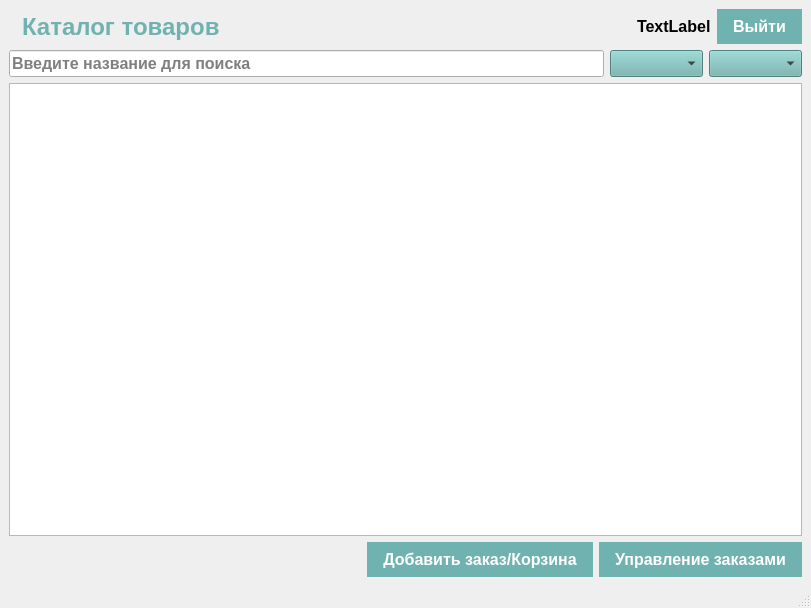
<?xml version="1.0" encoding="UTF-8"?>
<ui version="4.0">
 <class>MainWindow</class>
 <widget class="QMainWindow" name="MainWindow">
  <property name="geometry">
   <rect>
    <x>0</x>
    <y>0</y>
    <width>811</width>
    <height>608</height>
   </rect>
  </property>
  <property name="windowTitle">
   <string>MainWindow</string>
  </property>
  <widget class="QWidget" name="centralwidget">
   <layout class="QVBoxLayout" name="verticalLayout">
    <item>
     <layout class="QHBoxLayout" name="horizontalLayout">
      <item>
       <widget class="QLabel" name="logoLabel">
        <property name="maximumSize">
         <size>
          <width>64</width>
          <height>64</height>
         </size>
        </property>
        <property name="text">
         <string/>
        </property>
        <property name="pixmap">
         <pixmap>../Рабочий стол/Images/Чудо Обувь.ico</pixmap>
        </property>
        <property name="scaledContents">
         <bool>true</bool>
        </property>
       </widget>
      </item>
      <item>
       <widget class="QLabel" name="titleLabel">
        <property name="styleSheet">
         <string notr="true">QLabel#titleLabel {
font-family: 'Calibri';
font-size: 18pt;
font-weight: bold;
color: #70B2AF;
}
</string>
        </property>
        <property name="text">
         <string>Каталог товаров</string>
        </property>
       </widget>
      </item>
      <item>
       <spacer name="horizontalSpacer">
        <property name="orientation">
         <enum>Qt::Horizontal</enum>
        </property>
        <property name="sizeHint" stdset="0">
         <size>
          <width>40</width>
          <height>20</height>
         </size>
        </property>
       </spacer>
      </item>
      <item>
       <widget class="QLabel" name="userinfolabel">
        <property name="styleSheet">
         <string notr="true">QLabel#userinfolabel {
font-family: 'Calibri';
font-size: 12pt;
font-weight: bold;
}</string>
        </property>
        <property name="text">
         <string>TextLabel</string>
        </property>
       </widget>
      </item>
      <item>
       <widget class="QPushButton" name="LogoutButton">
        <property name="styleSheet">
         <string notr="true">QPushButton {
background-color: #70B2AF;
color: #FFFFFF;
border: none;
padding: 8px 16px;
font-family: 'Calibri';
font-size: 12pt;
font-weight: bold;
}

QPushButton:hover  {
back-ground-color: #5A9B98;
}

QPushButton:hover {
background-color: #4A8582;
}</string>
        </property>
        <property name="text">
         <string>Выйти</string>
        </property>
       </widget>
      </item>
     </layout>
    </item>
    <item>
     <layout class="QHBoxLayout" name="horizontalLayout_2">
      <item>
       <widget class="QLineEdit" name="searchLineEdit">
        <property name="styleSheet">
         <string notr="true">QLineEdit#searchLineEdit {
font-family: 'Calibri';
font-size: 12pt;
font-weight: bold;
}</string>
        </property>
        <property name="text">
         <string/>
        </property>
        <property name="placeholderText">
         <string>Введите название для поиска</string>
        </property>
       </widget>
      </item>
      <item>
       <widget class="QComboBox" name="filterComboBox">
        <property name="styleSheet">
         <string notr="true">QComboBox#filterComboBox{
font-family: 'Calibri';
font-size: 12pt;
font-weight: bold;
background-color: #70B2AF
}</string>
        </property>
       </widget>
      </item>
      <item>
       <widget class="QComboBox" name="sortComboBox">
        <property name="styleSheet">
         <string notr="true">QComboBox#sortComboBox{
font-family: 'Calibri';
font-size: 12pt;
font-weight: bold;
background-color: #70B2AF
}</string>
        </property>
       </widget>
      </item>
     </layout>
    </item>
    <item>
     <widget class="QTableWidget" name="productsTable"/>
    </item>
    <item>
     <layout class="QHBoxLayout" name="horizontalLayout_3">
      <item>
       <spacer name="horizontalSpacer_2">
        <property name="orientation">
         <enum>Qt::Horizontal</enum>
        </property>
        <property name="sizeHint" stdset="0">
         <size>
          <width>358</width>
          <height>20</height>
         </size>
        </property>
       </spacer>
      </item>
      <item>
       <widget class="QPushButton" name="addToOrderButton">
        <property name="styleSheet">
         <string notr="true">QPushButton#addToOrderButton{
font-family: 'Calibri';
font-size: 12pt;
font-weight: bold;
}

QPushButton {
background-color: #70B2AF;
color: #FFFFFF;
border: none;
padding: 8px 16px;
font-family: 'Calibri';
font-size: 12pt;
font-weight: bold;
}

QPushButton:hover  {
back-ground-color: #5A9B98;
}

QPushButton:hover {
background-color: #4A8582;
}
</string>
        </property>
        <property name="text">
         <string>Добавить заказ/Корзина</string>
        </property>
       </widget>
      </item>
      <item>
       <widget class="QPushButton" name="manageOrdersButton">
        <property name="styleSheet">
         <string notr="true">QPushButton#manageOrdersButton{
font-family: 'Calibri';
font-size: 12pt;
font-weight: bold;
}

QPushButton {
background-color: #70B2AF;
color: #FFFFFF;
border: none;
padding: 8px 16px;
font-family: 'Calibri';
font-size: 12pt;
font-weight: bold;
}

QPushButton:hover  {
back-ground-color: #5A9B98;
}

QPushButton:hover {
background-color: #4A8582;
}
</string>
        </property>
        <property name="text">
         <string>Управление заказами</string>
        </property>
       </widget>
      </item>
     </layout>
    </item>
   </layout>
  </widget>
  <widget class="QMenuBar" name="menubar">
   <property name="geometry">
    <rect>
     <x>0</x>
     <y>0</y>
     <width>811</width>
     <height>19</height>
    </rect>
   </property>
  </widget>
  <widget class="QStatusBar" name="statusbar"/>
 </widget>
 <resources/>
 <connections/>
</ui>
